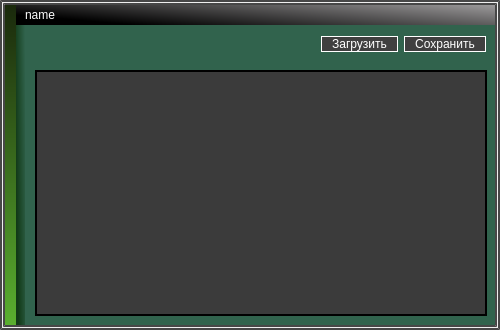
<?xml version="1.0" encoding="UTF-8"?>
<ui version="4.0">
 <class>SettingsWindow</class>
 <widget class="QMainWindow" name="SettingsWindow">
  <property name="geometry">
   <rect>
    <x>0</x>
    <y>0</y>
    <width>500</width>
    <height>330</height>
   </rect>
  </property>
  <property name="maximumSize">
   <size>
    <width>16777215</width>
    <height>16777215</height>
   </size>
  </property>
  <property name="windowTitle">
   <string>SettingsWindow</string>
  </property>
  <property name="windowIcon">
   <iconset resource="../resources/resources.qrc">
    <normaloff>:/icons/MagicBoxRedux</normaloff>:/icons/MagicBoxRedux</iconset>
  </property>
  <property name="styleSheet">
   <string notr="true">QMainWindow{
border: 5px double #474747;
}</string>
  </property>
  <widget class="QWidget" name="SettingsWindowLayout">
   <property name="maximumSize">
    <size>
     <width>16777215</width>
     <height>16777215</height>
    </size>
   </property>
   <property name="windowTitle">
    <string>SettingsWindow</string>
   </property>
   <property name="windowIcon">
    <iconset resource="../resources/resources.qrc">
     <normaloff>:/icons/MagicBoxRedux</normaloff>:/icons/MagicBoxRedux</iconset>
   </property>
   <property name="styleSheet">
    <string notr="true">QWidget#SettingsWindow{
	border: 5px double #474747;
}</string>
   </property>
   <layout class="QHBoxLayout" name="main_layout" stretch="1,30">
    <property name="spacing">
     <number>0</number>
    </property>
    <property name="leftMargin">
     <number>0</number>
    </property>
    <property name="topMargin">
     <number>0</number>
    </property>
    <property name="rightMargin">
     <number>0</number>
    </property>
    <property name="bottomMargin">
     <number>0</number>
    </property>
    <item>
     <widget class="QWidget" name="verticalLayout_gradient" native="true">
      <property name="styleSheet">
       <string notr="true">QWidget{

}</string>
      </property>
      <layout class="QVBoxLayout" name="verticalLayout_gradient_layout">
       <property name="leftMargin">
        <number>5</number>
       </property>
       <property name="topMargin">
        <number>5</number>
       </property>
       <property name="rightMargin">
        <number>0</number>
       </property>
       <property name="bottomMargin">
        <number>5</number>
       </property>
       <item>
        <widget class="QWidget" name="widget" native="true">
         <property name="styleSheet">
          <string notr="true">background-color : qlineargradient(spread:pad, x1:1, y1:1, x2:1, y2:0, stop:0 #5aaf2f, stop:1 #1a290c)</string>
         </property>
        </widget>
       </item>
      </layout>
     </widget>
    </item>
    <item>
     <widget class="QWidget" name="vlayout_top_panel_content" native="true">
      <property name="styleSheet">
       <string notr="true">QWidget{
border: none;
}</string>
      </property>
      <layout class="QVBoxLayout" name="vlayout_top_panel_content_layout" stretch="1,50">
       <property name="spacing">
        <number>0</number>
       </property>
       <property name="leftMargin">
        <number>0</number>
       </property>
       <property name="topMargin">
        <number>5</number>
       </property>
       <property name="rightMargin">
        <number>5</number>
       </property>
       <property name="bottomMargin">
        <number>5</number>
       </property>
       <item>
        <widget class="QWidget" name="hwidget_top_panel" native="true">
         <property name="maximumSize">
          <size>
           <width>16777215</width>
           <height>16777215</height>
          </size>
         </property>
         <property name="styleSheet">
          <string notr="true">QWidget{
background-color: qlineargradient(spread:pad, x1:0, y1:0.5, x2:1, y2:0, stop:0 rgba(0, 0, 0, 255), stop:1 rgb(156, 154, 155));
}
QLabel, QToolButton{
background-color: rgba(255, 255, 255, 0);
color: rgb(255, 255, 255);
padding: 0px;
}</string>
         </property>
         <layout class="QHBoxLayout" name="hlayout_top_panel">
          <property name="spacing">
           <number>5</number>
          </property>
          <property name="sizeConstraint">
           <enum>QLayout::SetDefaultConstraint</enum>
          </property>
          <property name="leftMargin">
           <number>9</number>
          </property>
          <property name="topMargin">
           <number>0</number>
          </property>
          <property name="rightMargin">
           <number>5</number>
          </property>
          <property name="bottomMargin">
           <number>0</number>
          </property>
          <item>
           <widget class="QLabel" name="label_name">
            <property name="text">
             <string>name</string>
            </property>
           </widget>
          </item>
          <item>
           <spacer name="horizontalSpacer">
            <property name="orientation">
             <enum>Qt::Horizontal</enum>
            </property>
            <property name="sizeType">
             <enum>QSizePolicy::Expanding</enum>
            </property>
            <property name="sizeHint" stdset="0">
             <size>
              <width>40</width>
              <height>20</height>
             </size>
            </property>
           </spacer>
          </item>
          <item>
           <widget class="QToolButton" name="toolButton_minimize">
            <property name="font">
             <font>
              <pointsize>9</pointsize>
             </font>
            </property>
            <property name="styleSheet">
             <string notr="true">QToolButton{
image: url(:/icons/ButtonHide);
background-color: rgba(255, 255, 255, 0);
padding: 0px;
}
QToolButton:pressed{
image:url(:/icons/ButtonHideDown);
}</string>
            </property>
            <property name="text">
             <string/>
            </property>
            <property name="iconSize">
             <size>
              <width>17</width>
              <height>17</height>
             </size>
            </property>
           </widget>
          </item>
          <item>
           <widget class="QToolButton" name="toolButton_exit">
            <property name="styleSheet">
             <string notr="true">QToolButton{
image: url(:/icons/ButtonExitNormal);
background-color: rgba(255, 255, 255, 0);
padding: 0px;
}
QToolButton:pressed{
image: url(:/icons/ButtonExitDown);
}</string>
            </property>
            <property name="text">
             <string/>
            </property>
            <property name="iconSize">
             <size>
              <width>17</width>
              <height>17</height>
             </size>
            </property>
           </widget>
          </item>
         </layout>
        </widget>
       </item>
       <item>
        <layout class="QHBoxLayout" name="hlayout_shadow_content" stretch="1,50">
         <property name="spacing">
          <number>0</number>
         </property>
         <item>
          <widget class="QWidget" name="shadow" native="true">
           <property name="styleSheet">
            <string notr="true">background-color : qlineargradient(spread:pad, x1:0, y1:0.5, x2:1, y2:0, stop:0 #113916, stop:1 #31634d)</string>
           </property>
          </widget>
         </item>
         <item>
          <widget class="QWidget" name="vlayout_content" native="true">
           <property name="styleSheet">
            <string notr="true">QWidget{
background-color: #31634d;
}
QPushButton{
background-color: rgb(64, 64, 64);
color: rgb(255, 255, 255);
border: solid;
border-color: rgb(0, 0, 0);
border-width: 1px;
}</string>
           </property>
           <layout class="QVBoxLayout" name="vlayout_content_layout" stretch="1,20">
            <property name="spacing">
             <number>0</number>
            </property>
            <property name="leftMargin">
             <number>10</number>
            </property>
            <property name="topMargin">
             <number>8</number>
            </property>
            <property name="rightMargin">
             <number>8</number>
            </property>
            <item>
             <widget class="QWidget" name="hlayout_buttons_load_save" native="true">
              <property name="styleSheet">
               <string notr="true">QPushButton{
background-color: rgb(64, 64, 64);
color: white;
border: solid;
border-color: white;
border-width: 1px;
padding-left: 10px;
padding-right: 10px;
}</string>
              </property>
              <layout class="QHBoxLayout" name="hlayout_buttons_load_save_layout">
               <property name="leftMargin">
                <number>1</number>
               </property>
               <property name="topMargin">
                <number>1</number>
               </property>
               <property name="rightMargin">
                <number>1</number>
               </property>
               <property name="bottomMargin">
                <number>1</number>
               </property>
               <item>
                <spacer name="horizontalSpacer_2">
                 <property name="orientation">
                  <enum>Qt::Horizontal</enum>
                 </property>
                 <property name="sizeHint" stdset="0">
                  <size>
                   <width>40</width>
                   <height>20</height>
                  </size>
                 </property>
                </spacer>
               </item>
               <item>
                <widget class="QPushButton" name="load_button">
                 <property name="styleSheet">
                  <string notr="true"/>
                 </property>
                 <property name="text">
                  <string>Загрузить</string>
                 </property>
                </widget>
               </item>
               <item>
                <widget class="QPushButton" name="save_button">
                 <property name="text">
                  <string>Сохранить</string>
                 </property>
                </widget>
               </item>
              </layout>
             </widget>
            </item>
            <item>
             <widget class="QWidget" name="hlayout_tabWidget" native="true">
              <layout class="QHBoxLayout" name="hlayout_tabWidget_layout">
               <property name="leftMargin">
                <number>0</number>
               </property>
               <property name="topMargin">
                <number>15</number>
               </property>
               <property name="rightMargin">
                <number>0</number>
               </property>
               <property name="bottomMargin">
                <number>0</number>
               </property>
               <item>
                <widget class="QTabWidget" name="tabWidget">
                 <property name="styleSheet">
                  <string notr="true">QTabWidget:pane{
color:black;
background-color:#3b3b3b;
border-color: black;
border: 2px solid;
margin-top:0px;
}
QWidget{
background-color:#3b3b3b;
color:white;
}
QTabWidget{
border-color: rgb(18, 18, 18);
}
QTabBar{
background-color: rgb(0, 0, 0);
}
QTabBar::tab{
background-color: #272828;
border-color: black;
border-style: solid;
border-width: 1px 1px 0px 0px;
padding: 5px;
}
QTabBar::tab:first{
border-left-width: 1px;
}
QTabBar::tab:selected{
background-color: #3b3b3b;
font-size:10em;
}
QTabBar::tab:hover{
background-color: #3b3b3b;
}
QToolButton{
	background-color: rgb(64, 64, 64);
	color: white;
	border: solid;
	border-color: white;
	border-width: 1px;
	padding-left: 10px;
	padding-right: 10px;
	min-width:24px;
}
QAbstractSpinBox, QTextEdit, QComboBox{
background-color: #292829;
border-color: #5f5f5f;
border: 1px solid;
}
QAbstractSpinBox, QTextEdit, QToolButton, QLabel{
	min-height:24px;
	vertical-align:middle;
}
QComboBox{
	min-height:28px;
	min-width:28px;
}</string>
                 </property>
                 <property name="currentIndex">
                  <number>-1</number>
                 </property>
                </widget>
               </item>
              </layout>
             </widget>
            </item>
           </layout>
          </widget>
         </item>
        </layout>
       </item>
      </layout>
     </widget>
    </item>
   </layout>
  </widget>
 </widget>
 <resources>
  <include location="../resources/resources.qrc"/>
 </resources>
 <connections/>
</ui>
